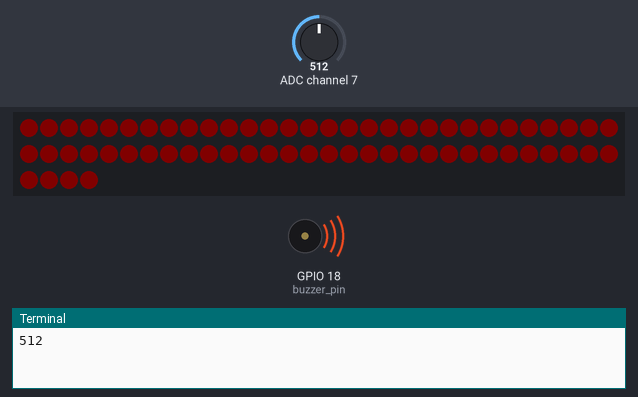
Bench run of a program on a simulated Raspberry Pi (BCM pin numbers). Shown: 64 RGB LEDs in strip order, left to right, continuing on the next row, buzzer (waves = sounding, pin HIGH), the last lines printed to the terminal. The inputs (shaded band) are chosen by the test bench; at power-on: ADC channel 7 = 512 (analog values on the 0–1023 scale). Dim RGB values are drawn brighter than linear.

Above: at 0.2 s.
1.3 s: ADC channel 7 set to 810
At 1.76 s:
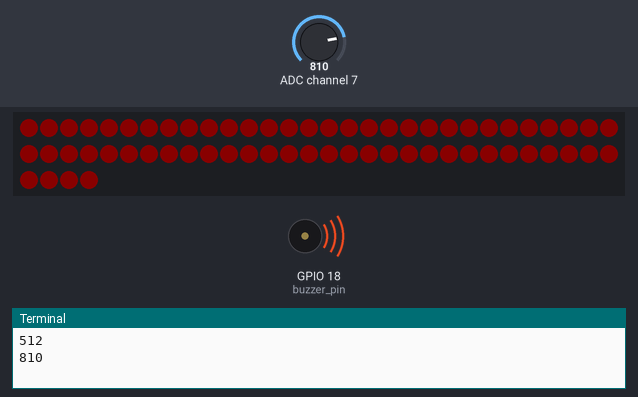
3.4 s: ADC channel 7 set to 784
At 4.04 s:
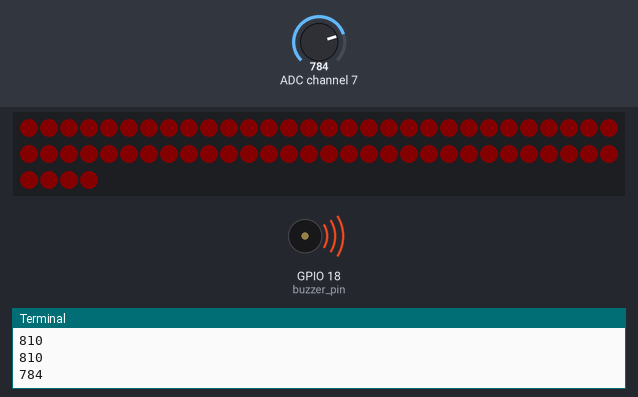
At 4.6 s:
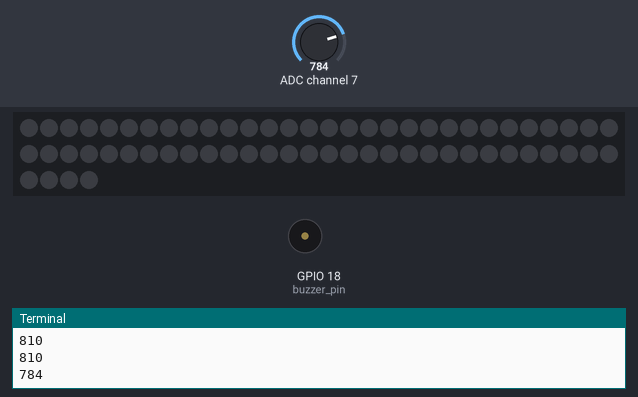
Timing chart, 0 to 11.5 s (numbered marks = the images above; inputs shaded):
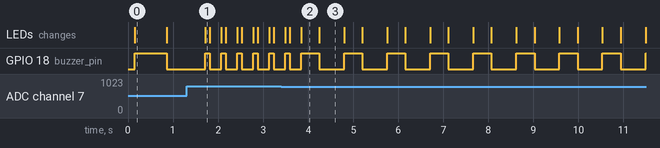

Measured:
- the behaviour switches between 800 and 799 on ADC channel 7 (found by bisection; images 1 and 2)
- after the input at 1.3 s, the LEDs: change after 0.41 s (image 1)
- after the input at 3.4 s, the LEDs: first differ from a run without the input after 0.44 s (image 2)
- what the display in image 0 shows lasts 0.7 s, from 0.2 s to 0.9 s
- what the display in image 2 shows lasts 0.4 s, from 3.8 s to 4.2 s
- what the display in image 3 shows lasts 0.6 s, from 4.2 s to 4.8 s

The program:

hazardous_gas_alarm_system.py
```python
import time
import spidev
from rpi_ws281x import PixelStrip, Color
import RPi.GPIO as GPIO

spi = spidev.SpiDev()
spi.open(0, 1)
spi.max_speed_hz = 1000000

buzzer_pin = 18
GPIO.setmode(GPIO.BCM)
GPIO.setup(buzzer_pin, GPIO.OUT)

LED_COUNT = 64
LED_PIN = 12
LED_FREQ_HZ = 800000
LED_DMA = 10
LED_INVERT = False
LED_BRIGHTNESS = 10
LED_CHANNEL = 0

def ReadChannel(channel):
    adc = spi.xfer2([1, (8 + channel) << 4, 0])
    data = ((adc[1] & 3) << 8) + adc[2]
    return data

def all_led(val):
    for i in range(LED_COUNT):
        strip.setPixelColor(i, Color(int(val), 0, 0))
    strip.show()

def alarm(sec, val):
    all_led(val)
    GPIO.output(buzzer_pin, GPIO.HIGH)
    time.sleep(sec)
    all_led(0)
    GPIO.output(buzzer_pin, GPIO.LOW)
    time.sleep(sec)

strip = PixelStrip(LED_COUNT, LED_PIN, LED_FREQ_HZ, LED_DMA, LED_INVERT, LED_BRIGHTNESS, LED_CHANNEL)
strip.begin()

gas_channel = 7
delay = 0.15

try:
    while True:
        gas_value = ReadChannel(gas_channel)
        print(gas_value)
        time.sleep(delay)
        if gas_value < 500:
            all_led(0)
            GPIO.output(buzzer_pin, GPIO.LOW)
        elif 500 <= gas_value < 650:
            alarm(0.7, 120)
        elif 650 <= gas_value < 800:
            alarm(0.4, 180)
        else:
            alarm(0.1, 255)
except KeyboardInterrupt:
    all_led(0)
    GPIO.output(buzzer_pin, GPIO.LOW)
    GPIO.cleanup()
```
